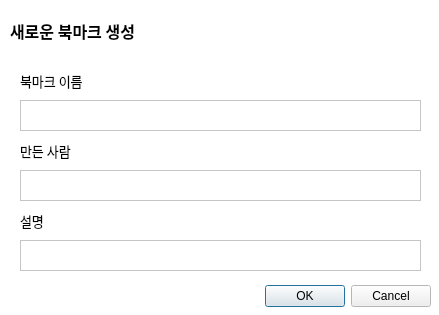
<?xml version="1.0" encoding="UTF-8"?>
<ui version="4.0">
 <class>Dialog</class>
 <widget class="QDialog" name="Dialog">
  <property name="geometry">
   <rect>
    <x>0</x>
    <y>0</y>
    <width>439</width>
    <height>315</height>
   </rect>
  </property>
  <property name="palette">
   <palette>
    <active>
     <colorrole role="WindowText">
      <brush brushstyle="SolidPattern">
       <color alpha="255">
        <red>0</red>
        <green>0</green>
        <blue>0</blue>
       </color>
      </brush>
     </colorrole>
     <colorrole role="Midlight">
      <brush brushstyle="SolidPattern">
       <color alpha="255">
        <red>255</red>
        <green>255</green>
        <blue>255</blue>
       </color>
      </brush>
     </colorrole>
     <colorrole role="Dark">
      <brush brushstyle="SolidPattern">
       <color alpha="255">
        <red>255</red>
        <green>255</green>
        <blue>255</blue>
       </color>
      </brush>
     </colorrole>
     <colorrole role="Mid">
      <brush brushstyle="SolidPattern">
       <color alpha="255">
        <red>255</red>
        <green>255</green>
        <blue>255</blue>
       </color>
      </brush>
     </colorrole>
     <colorrole role="Text">
      <brush brushstyle="SolidPattern">
       <color alpha="255">
        <red>0</red>
        <green>0</green>
        <blue>0</blue>
       </color>
      </brush>
     </colorrole>
     <colorrole role="ButtonText">
      <brush brushstyle="SolidPattern">
       <color alpha="255">
        <red>0</red>
        <green>0</green>
        <blue>0</blue>
       </color>
      </brush>
     </colorrole>
     <colorrole role="Base">
      <brush brushstyle="SolidPattern">
       <color alpha="255">
        <red>255</red>
        <green>255</green>
        <blue>255</blue>
       </color>
      </brush>
     </colorrole>
     <colorrole role="Window">
      <brush brushstyle="SolidPattern">
       <color alpha="255">
        <red>255</red>
        <green>255</green>
        <blue>255</blue>
       </color>
      </brush>
     </colorrole>
    </active>
    <inactive>
     <colorrole role="WindowText">
      <brush brushstyle="SolidPattern">
       <color alpha="255">
        <red>0</red>
        <green>0</green>
        <blue>0</blue>
       </color>
      </brush>
     </colorrole>
     <colorrole role="Midlight">
      <brush brushstyle="SolidPattern">
       <color alpha="255">
        <red>255</red>
        <green>255</green>
        <blue>255</blue>
       </color>
      </brush>
     </colorrole>
     <colorrole role="Dark">
      <brush brushstyle="SolidPattern">
       <color alpha="255">
        <red>255</red>
        <green>255</green>
        <blue>255</blue>
       </color>
      </brush>
     </colorrole>
     <colorrole role="Mid">
      <brush brushstyle="SolidPattern">
       <color alpha="255">
        <red>255</red>
        <green>255</green>
        <blue>255</blue>
       </color>
      </brush>
     </colorrole>
     <colorrole role="Text">
      <brush brushstyle="SolidPattern">
       <color alpha="255">
        <red>0</red>
        <green>0</green>
        <blue>0</blue>
       </color>
      </brush>
     </colorrole>
     <colorrole role="ButtonText">
      <brush brushstyle="SolidPattern">
       <color alpha="255">
        <red>0</red>
        <green>0</green>
        <blue>0</blue>
       </color>
      </brush>
     </colorrole>
     <colorrole role="Base">
      <brush brushstyle="SolidPattern">
       <color alpha="255">
        <red>255</red>
        <green>255</green>
        <blue>255</blue>
       </color>
      </brush>
     </colorrole>
     <colorrole role="Window">
      <brush brushstyle="SolidPattern">
       <color alpha="255">
        <red>255</red>
        <green>255</green>
        <blue>255</blue>
       </color>
      </brush>
     </colorrole>
    </inactive>
    <disabled>
     <colorrole role="WindowText">
      <brush brushstyle="SolidPattern">
       <color alpha="255">
        <red>255</red>
        <green>255</green>
        <blue>255</blue>
       </color>
      </brush>
     </colorrole>
     <colorrole role="Midlight">
      <brush brushstyle="SolidPattern">
       <color alpha="255">
        <red>255</red>
        <green>255</green>
        <blue>255</blue>
       </color>
      </brush>
     </colorrole>
     <colorrole role="Dark">
      <brush brushstyle="SolidPattern">
       <color alpha="255">
        <red>255</red>
        <green>255</green>
        <blue>255</blue>
       </color>
      </brush>
     </colorrole>
     <colorrole role="Mid">
      <brush brushstyle="SolidPattern">
       <color alpha="255">
        <red>255</red>
        <green>255</green>
        <blue>255</blue>
       </color>
      </brush>
     </colorrole>
     <colorrole role="Text">
      <brush brushstyle="SolidPattern">
       <color alpha="255">
        <red>255</red>
        <green>255</green>
        <blue>255</blue>
       </color>
      </brush>
     </colorrole>
     <colorrole role="ButtonText">
      <brush brushstyle="SolidPattern">
       <color alpha="255">
        <red>255</red>
        <green>255</green>
        <blue>255</blue>
       </color>
      </brush>
     </colorrole>
     <colorrole role="Base">
      <brush brushstyle="SolidPattern">
       <color alpha="255">
        <red>255</red>
        <green>255</green>
        <blue>255</blue>
       </color>
      </brush>
     </colorrole>
     <colorrole role="Window">
      <brush brushstyle="SolidPattern">
       <color alpha="255">
        <red>255</red>
        <green>255</green>
        <blue>255</blue>
       </color>
      </brush>
     </colorrole>
    </disabled>
   </palette>
  </property>
  <property name="windowTitle">
   <string>New Bookmark</string>
  </property>
  <widget class="QDialogButtonBox" name="buttonBox">
   <property name="geometry">
    <rect>
     <x>90</x>
     <y>280</y>
     <width>341</width>
     <height>32</height>
    </rect>
   </property>
   <property name="orientation">
    <enum>Qt::Horizontal</enum>
   </property>
   <property name="standardButtons">
    <set>QDialogButtonBox::Cancel|QDialogButtonBox::Ok</set>
   </property>
  </widget>
  <widget class="QLabel" name="label">
   <property name="geometry">
    <rect>
     <x>10</x>
     <y>10</y>
     <width>391</width>
     <height>41</height>
    </rect>
   </property>
   <property name="font">
    <font>
     <family>맑은 고딕</family>
     <pointsize>12</pointsize>
     <weight>75</weight>
     <bold>true</bold>
    </font>
   </property>
   <property name="text">
    <string>새로운 북마크 생성</string>
   </property>
  </widget>
  <widget class="QTextEdit" name="bookmarkName_textEdit">
   <property name="geometry">
    <rect>
     <x>20</x>
     <y>100</y>
     <width>401</width>
     <height>31</height>
    </rect>
   </property>
   <property name="font">
    <font>
     <family>맑은 고딕</family>
    </font>
   </property>
   <property name="frameShadow">
    <enum>QFrame::Plain</enum>
   </property>
   <property name="tabChangesFocus">
    <bool>true</bool>
   </property>
   <property name="html">
    <string>&lt;!DOCTYPE HTML PUBLIC &quot;-//W3C//DTD HTML 4.0//EN&quot; &quot;http://www.w3.org/TR/REC-html40/strict.dtd&quot;&gt;
&lt;html&gt;&lt;head&gt;&lt;meta name=&quot;qrichtext&quot; content=&quot;1&quot; /&gt;&lt;style type=&quot;text/css&quot;&gt;
p, li { white-space: pre-wrap; }
&lt;/style&gt;&lt;/head&gt;&lt;body style=&quot; font-family:'맑은 고딕'; font-size:9pt; font-weight:400; font-style:normal;&quot;&gt;
&lt;p style=&quot;-qt-paragraph-type:empty; margin-top:0px; margin-bottom:0px; margin-left:0px; margin-right:0px; -qt-block-indent:0; text-indent:0px;&quot;&gt;&lt;br /&gt;&lt;/p&gt;&lt;/body&gt;&lt;/html&gt;</string>
   </property>
  </widget>
  <widget class="QTextEdit" name="bookmarkExplanation_textEdit">
   <property name="geometry">
    <rect>
     <x>20</x>
     <y>240</y>
     <width>401</width>
     <height>31</height>
    </rect>
   </property>
   <property name="font">
    <font>
     <family>맑은 고딕</family>
    </font>
   </property>
   <property name="frameShadow">
    <enum>QFrame::Plain</enum>
   </property>
   <property name="tabChangesFocus">
    <bool>true</bool>
   </property>
   <property name="html">
    <string>&lt;!DOCTYPE HTML PUBLIC &quot;-//W3C//DTD HTML 4.0//EN&quot; &quot;http://www.w3.org/TR/REC-html40/strict.dtd&quot;&gt;
&lt;html&gt;&lt;head&gt;&lt;meta name=&quot;qrichtext&quot; content=&quot;1&quot; /&gt;&lt;style type=&quot;text/css&quot;&gt;
p, li { white-space: pre-wrap; }
&lt;/style&gt;&lt;/head&gt;&lt;body style=&quot; font-family:'맑은 고딕'; font-size:9pt; font-weight:400; font-style:normal;&quot;&gt;
&lt;p style=&quot;-qt-paragraph-type:empty; margin-top:0px; margin-bottom:0px; margin-left:0px; margin-right:0px; -qt-block-indent:0; text-indent:0px;&quot;&gt;&lt;br /&gt;&lt;/p&gt;&lt;/body&gt;&lt;/html&gt;</string>
   </property>
  </widget>
  <widget class="QLabel" name="label_3">
   <property name="geometry">
    <rect>
     <x>20</x>
     <y>130</y>
     <width>391</width>
     <height>41</height>
    </rect>
   </property>
   <property name="font">
    <font>
     <family>맑은 고딕</family>
     <pointsize>10</pointsize>
     <weight>50</weight>
     <bold>false</bold>
    </font>
   </property>
   <property name="text">
    <string>만든 사람</string>
   </property>
  </widget>
  <widget class="QTextEdit" name="bookmarkEditor_textEdit">
   <property name="geometry">
    <rect>
     <x>20</x>
     <y>170</y>
     <width>401</width>
     <height>31</height>
    </rect>
   </property>
   <property name="font">
    <font>
     <family>맑은 고딕</family>
    </font>
   </property>
   <property name="frameShadow">
    <enum>QFrame::Plain</enum>
   </property>
   <property name="tabChangesFocus">
    <bool>true</bool>
   </property>
   <property name="html">
    <string>&lt;!DOCTYPE HTML PUBLIC &quot;-//W3C//DTD HTML 4.0//EN&quot; &quot;http://www.w3.org/TR/REC-html40/strict.dtd&quot;&gt;
&lt;html&gt;&lt;head&gt;&lt;meta name=&quot;qrichtext&quot; content=&quot;1&quot; /&gt;&lt;style type=&quot;text/css&quot;&gt;
p, li { white-space: pre-wrap; }
&lt;/style&gt;&lt;/head&gt;&lt;body style=&quot; font-family:'맑은 고딕'; font-size:9pt; font-weight:400; font-style:normal;&quot;&gt;
&lt;p style=&quot;-qt-paragraph-type:empty; margin-top:0px; margin-bottom:0px; margin-left:0px; margin-right:0px; -qt-block-indent:0; text-indent:0px;&quot;&gt;&lt;br /&gt;&lt;/p&gt;&lt;/body&gt;&lt;/html&gt;</string>
   </property>
  </widget>
  <widget class="QLabel" name="label_4">
   <property name="geometry">
    <rect>
     <x>20</x>
     <y>200</y>
     <width>391</width>
     <height>41</height>
    </rect>
   </property>
   <property name="font">
    <font>
     <family>맑은 고딕</family>
     <pointsize>10</pointsize>
     <weight>50</weight>
     <bold>false</bold>
    </font>
   </property>
   <property name="text">
    <string>설명</string>
   </property>
  </widget>
  <widget class="QLabel" name="label_5">
   <property name="geometry">
    <rect>
     <x>20</x>
     <y>60</y>
     <width>391</width>
     <height>41</height>
    </rect>
   </property>
   <property name="font">
    <font>
     <family>맑은 고딕</family>
     <pointsize>10</pointsize>
     <weight>50</weight>
     <bold>false</bold>
    </font>
   </property>
   <property name="text">
    <string>북마크 이름</string>
   </property>
  </widget>
 </widget>
 <resources/>
 <connections>
  <connection>
   <sender>buttonBox</sender>
   <signal>accepted()</signal>
   <receiver>Dialog</receiver>
   <slot>accept()</slot>
   <hints>
    <hint type="sourcelabel">
     <x>288</x>
     <y>104</y>
    </hint>
    <hint type="destinationlabel">
     <x>157</x>
     <y>123</y>
    </hint>
   </hints>
  </connection>
  <connection>
   <sender>buttonBox</sender>
   <signal>rejected()</signal>
   <receiver>Dialog</receiver>
   <slot>reject()</slot>
   <hints>
    <hint type="sourcelabel">
     <x>356</x>
     <y>110</y>
    </hint>
    <hint type="destinationlabel">
     <x>286</x>
     <y>123</y>
    </hint>
   </hints>
  </connection>
 </connections>
</ui>
